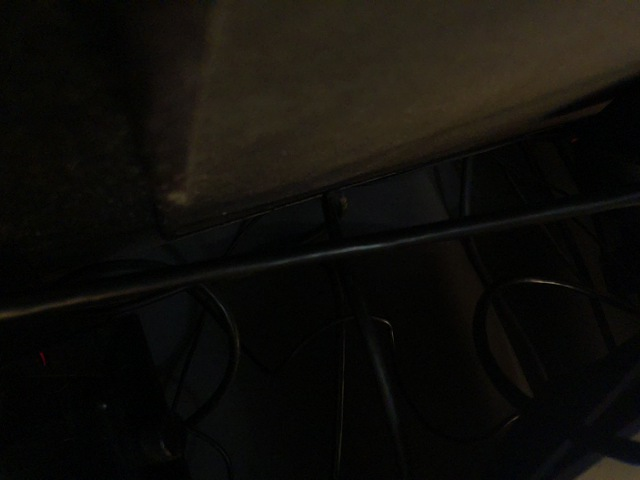
#> input picture test_cam0.jpg, 640 x 480 px
$ python -i pipeline_inspection.py   (imports and definitions only)   (older library calls are emulated)
#> lines starting #> are read from the running program, lines starting #| are printed output that depends on the picture
#> further down, picture is the input picture: shape (480, 640, 3); mean B, G, R 10.2, 14.2, 15.8
"""
Pipeline Crack Detection with Location Estimation

This script processes a pipeline inspection video and estimates crack locations
based on video progress and known pipeline length.

ASSUMPTIONS:
- Single camera recording
- Approximately constant robot speed
- Known total pipeline length
- Robot records from pipe entrance to exit
- Speed value is UNKNOWN

LOCATION ESTIMATION:
The crack position is estimated using simple proportional calculation:
    position_m = pipeline_length_m * (current_frame / total_frames)

This is an APPROXIMATE estimate based on frame progress, NOT precise odometry.
"""

import os
import csv
import time
import json
import tempfile
from pathlib import Path
from typing import Any, Dict, List, Tuple
from collections import deque

import cv2
import numpy as np
from dotenv import load_dotenv
from inference_sdk import InferenceHTTPClient

# ---------- ENV ----------
# [1 line not run here, left out]

API_KEY = os.getenv("RF_API_KEY", "").strip()
WORKSPACE = os.getenv("RF_WORKSPACE", "").strip()
WORKFLOW_ID = os.getenv("RF_WORKFLOW_ID", "").strip()

# [2 lines not run here, left out]

# [4 lines that did not run here, left out]

# ---------- PIPELINE SETTINGS ----------
# USER: Set your pipeline length in meters
PIPELINE_LENGTH_METERS = 100.0  # Change this to your actual pipeline length

# VIDEO INPUT
VIDEO_PATH = "path/to/your/inspection_video.mp4"  # Change this to your video path

# ---------- DETECTION SETTINGS ----------
CONF_THRESH = float(os.getenv("RF_CONF", "0.5"))
INFER_FPS = 2.0  # Process 2 frames per second
ONLY_CLASS = "crack"
SHOW_PREVIEW = True

# Enhanced detection settings
ENABLE_PREPROCESSING = True
ENABLE_PERSISTENCE = True
PERSISTENCE_FRAMES = 3
BLUR_THRESHOLD = 100.0
MIN_CRACK_AREA = 100

# Severity classification
SEVERITY_CRITICAL = 0.85
SEVERITY_HIGH = 0.70
SEVERITY_MEDIUM = 0.55

# Output directories
OUT_BASE = Path("data/pipeline_inspection")
FOUND_DIR = OUT_BASE / "detected_cracks"
ANNOTATED_DIR = OUT_BASE / "annotated_frames"
REPORTS_DIR = OUT_BASE / "reports"

# [2 lines not run here, left out]

# CSV report file
CRACK_REPORT_CSV = REPORTS_DIR / f"crack_report_{time.strftime('%Y%m%d_%H%M%S')}.csv"
CRACK_REPORT_JSON = REPORTS_DIR / f"crack_report_{time.strftime('%Y%m%d_%H%M%S')}.json"


# ---------- HELPER FUNCTIONS ----------
# [45 lines left out: functions estimate_crack_position, extract_predictions, not called in this run]


def pred_conf(p: Dict[str, Any]) -> float:
    return float(p.get("confidence", p.get("score", 0.0)) or 0.0)


def pred_class(p: Dict[str, Any]) -> str:
    return str(p.get("class", p.get("class_name", p.get("label", ""))) or "")


# [9 lines left out: function filter_preds, not called in this run]


def preprocess_frame(frame: np.ndarray) -> np.ndarray:
    """Enhance frame for better crack detection"""
    if not ENABLE_PREPROCESSING:
        return frame

    gray = cv2.cvtColor(frame, cv2.COLOR_BGR2GRAY)
    clahe = cv2.createCLAHE(clipLimit=2.0, tileGridSize=(8, 8))
    enhanced = clahe.apply(gray)
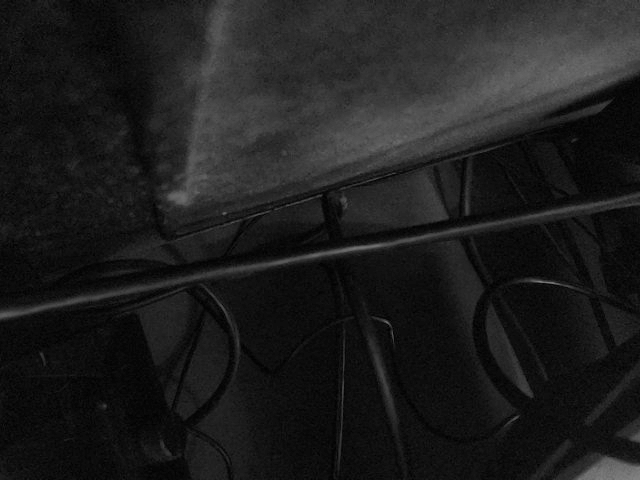
#> enhanced: shape (480, 640); min 1, max 131, mean 29.3
    denoised = cv2.fastNlMeansDenoising(enhanced, None, h=10, templateWindowSize=7, searchWindowSize=21)
    enhanced_bgr = cv2.cvtColor(denoised, cv2.COLOR_GRAY2BGR)
    blended = cv2.addWeighted(enhanced_bgr, 0.7, frame, 0.3, 0)
    return blended


# [306 lines left out: functions check_frame_quality, calculate_crack_area, classify_severity, draw_detections_with_position, process_video, not called in this run]


# [19 lines not run here, left out]

>>> import cv2
>>> picture = cv2.imread('test_cam0.jpg')
>>> result = preprocess_frame(picture)
